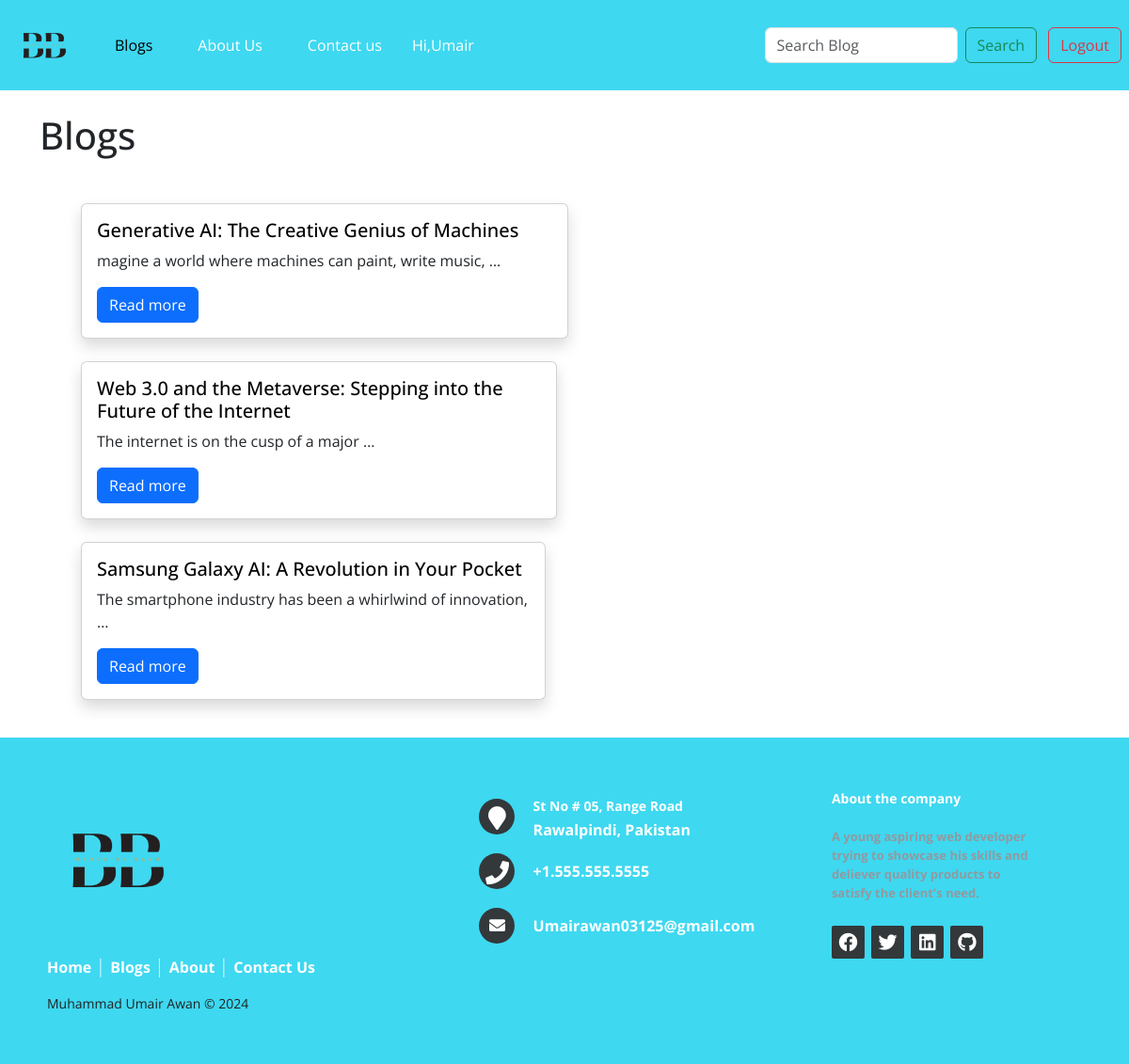
/Blogs/ (signed in), run on the app's committed database.
### Blog_Website/models.py (models this page shows, shortened)
class Post(models.Model):
    title = models.CharField(max_length=255)
    tag = models.CharField(max_length=50)
    description = HTMLField()
    auther = models.CharField(max_length=50)
    date_created = models.DateTimeField(auto_now_add=True)
    class Meta:
        ordering = ['-date_created']

### Blog_Website/views.py (the view)
# urls.py: path('Blogs/', views.blogView, name='Blogs'),
def blogView(request ):
    context ={}
    context["dataset"] = Post.objects.all()
    return render(request, 'Blogs.html', context)

### Blog_Website/templates/Blogs.html (shortened to what this page needs)
{% extends 'navbar.html' %}
{% block content %}
{% load static %}
<!DOCTYPE html>
<html lang="en">
<head>
  <div class="container">
    <h1 class="my-4">Blogs</h1>
    <br>
    <link href="https://cdn.jsdelivr.net/npm/bootstrap@5.3.2/dist/css/bootstrap.min.css" rel="stylesheet"
>
</head>
<body>
  <div class="container">
    <ol>
      {% for b in dataset %}
      <div class="row">
        <div class="col-sm-6 mb-3 mb-sm-0">
          <div class="card shadow">
            <div class="card-body">
              <a href="{% url 'desc' b.id %}" style="text-decoration: none; color: black;">
                <h5>{{ b.title }}</h5>
              </a>
              {% with description_lines=b.description|striptags|linebreaksbr|truncatewords:9 %}
              <p class="card-text">{{ description_lines|safe }}</p>
              {% endwith %}
              <a class="btn btn-primary" href="{% url 'desc' b.id %}" role="button">Read more</a>
            </div>
          </div>
          <br>
        </div>
        {% endfor %}
    </ol>
    </div>
</body>
</html>
{% include 'Footer.html' %}
{% endblock %}

### Blog_Website/templates/main.html (shortened to what this page needs)
{% load static %}
<!DOCTYPE html>
<html lang="en">
<head>
    <link href="https://cdn.jsdelivr.net/npm/bootstrap@5.3.2/dist/css/bootstrap.min.css"
     rel="stylesheet"
>
</head>
<body>
    <div>
        <nav class="navbar navbar-expand-lg">
            <div class="container-fluid">
              <a class="navbar-brand" href="{% url 'home' %}">
                <img src="{% static 'Images/Logo.png' %}"height="70" class="d-inline-block align-top" >
              </a>
              <div class="collapse navbar-collapse" id="navbarSupportedContent">
                <ul class="navbar-nav me-auto mb-2 mb-lg-0">
                  <li class="nav-item {% block Blogsavtive %}{% if request.path == '/Blogs' %}active{% endif %}{% endblock Blogsavtive %}">
                    <a class=" mx-3 nav-link active" aria-current="page" href="{% url 'Blogs' %}">Blogs</a>
                  </li>
                  <li class="nav-item {% block Aboutavtive %}{% if request.path == '/About-us/' %}active{% endif %}{% endblock Aboutavtive %}"">
                    <a class="mx-3 nav-link" href="{% url 'About' %}">About Us</a>
                  </li>
                  <li class="nav-item {% block contactavtive %}{% if request.path == '/contact-us/' %}active{% endif %}{% endblock contactavtive %}">
                    <a class="mx-3 nav-link" href="{% url 'contact' %}">Contact us</a>
                  </li>
                  <li class="nav-item">
                    <a class="mx-3 nav-link ms-auto">Hi,{{user}}</a>
                  </li>
                </ul>
                <form class="d-flex mr-auto" role="search" method="post" action="{% url 'Search_post' %}">
                  <input class="form-control me-2" type="search" placeholder="Search Blog"
                   aria-label="Search" name="sp">
                  <button class="btn btn-outline-success" type="submit">Search</button>
                </form>
              </div>
            </div>
            {% if user.is_anonymous %}
            <a href="{% url 'SignUp' %}">
              <button class="btn btn-outline-success me-2" type="submit">SignUp</button>
            </a>
            {% else %}
            <form action="{% url 'LogOut' %}" method="post">
                <button class="btn btn-outline-danger me-2" type="submit">Logout</button>
          </form>
            {% endif %}
          </nav>
    </div>
</body>
</html>

### static/css/footer_css.css (style rules this page uses)
* { font-family: Open Sans; }

### Blog_Website/templates/main.html (style rules this page uses)
.navbar { background-color: #3ED8F0; }
.navbar-nav .nav-link { color: #ffffff; }

### data on the page
Post: title "Generative AI: The Creative Genius of Machines", value "magine a world where machines can paint, write music, …"
Post: title "Web 3.0 and the Metaverse: Stepping into the Future of the Internet", value "The internet is on the cusp of a major …"
Post: title "Samsung Galaxy AI: A Revolution in Your Pocket", value "The smartphone industry has been a whirlwind of innovation, …"

### other printed values
{{ user }} "Umair"
